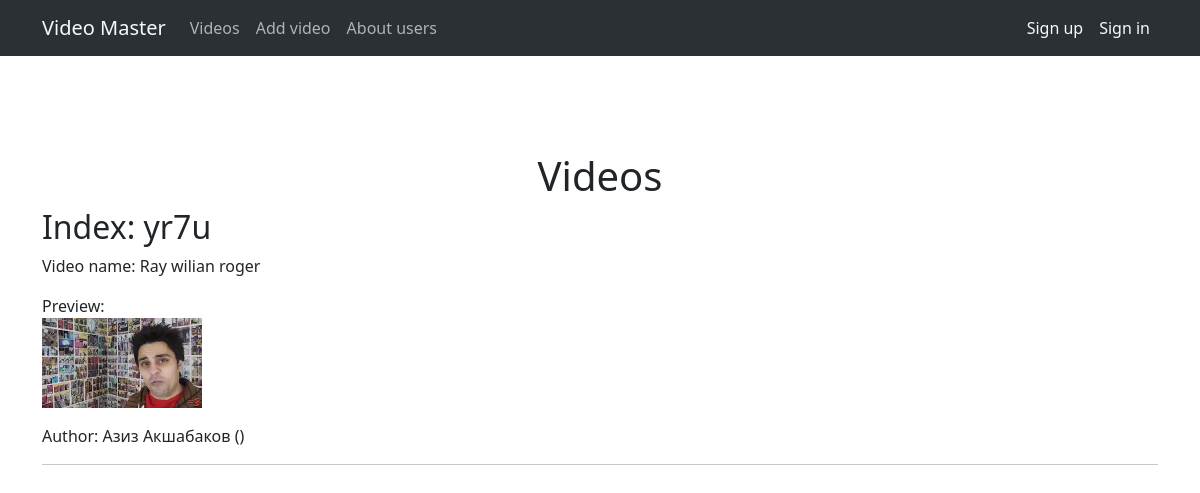
The app's page /video/ray-wilian-roger/ with its own data.
### mainapp/models.py (models this page shows, shortened)
class Video(models.Model):
    index = models.CharField(max_length=255, verbose_name='Индекс')
    slug = models.SlugField(max_length=255, unique=True, db_index=True, verbose_name='URL')
    name = models.CharField(max_length=255, verbose_name='Название')
    video = models.FileField(upload_to='videos/', null=True, validators=[FileExtensionValidator(allowed_extensions=['mov','avi','mp4','webm','mkv'])], verbose_name='Видео')
    preview = models.ImageField(upload_to='previews/', verbose_name='Превьюшка')
    user_id = models.ForeignKey(User, on_delete=models.DO_NOTHING, verbose_name='Автор', related_name='get_videos')
    class Meta:
        verbose_name = 'Видео'
        verbose_name_plural = 'Видео'
        ordering = ['pk']

class User(models.Model):
    username = models.CharField(max_length=255, verbose_name='Логин')
    slug = models.SlugField(max_length=255, unique=True, db_index=True, verbose_name='URL')
    first_name = models.CharField(max_length=255, verbose_name='Имя')
    last_name = models.CharField(max_length=255, verbose_name='Фамилия')
    password = models.CharField(max_length=255)
    icon = models.ImageField(upload_to='icons/', verbose_name='Аватар')
    class Meta:
        verbose_name = 'Пользователь/автор'
        verbose_name_plural = 'Пользователи/авторы'
        ordering = ['username', 'last_name', 'first_name']

### mainapp/views.py (the view)
# urls.py: path('video/<slug:video_slug>/', VideoView.as_view(), name='video')
class VideoView(DetailView):
    model = Video
    template_name = 'mainapp/video.html'
    slug_url_kwarg = 'video_slug'

### mainapp/templates/mainapp/video.html
{% extends 'mainapp/base.html' %}
{% load mainapp_tags %}
{% block content %}
    <h1 class="text-center mt-5 pt-5">Videos</h1>
    <h2>Index: {{ video.index }}</h2>
    <p>Video name: {{ video.name }}</p>
    <div>Preview:</div>
    <p><img src="/media/{{ video.preview }}" alt="" width="160px" height="90px"></p>
    <p>Author: {{ video.user_id.first_name }} {{ video.user_id.last_name }} ({{ video.user_id.login }})</p>
    <hr>
{% endblock %}

### records on screen
Video: index "yr7u", name "Ray wilian roger", preview (picture), user_id.first_name "Азиз", user_id.last_name "Акшабаков"
